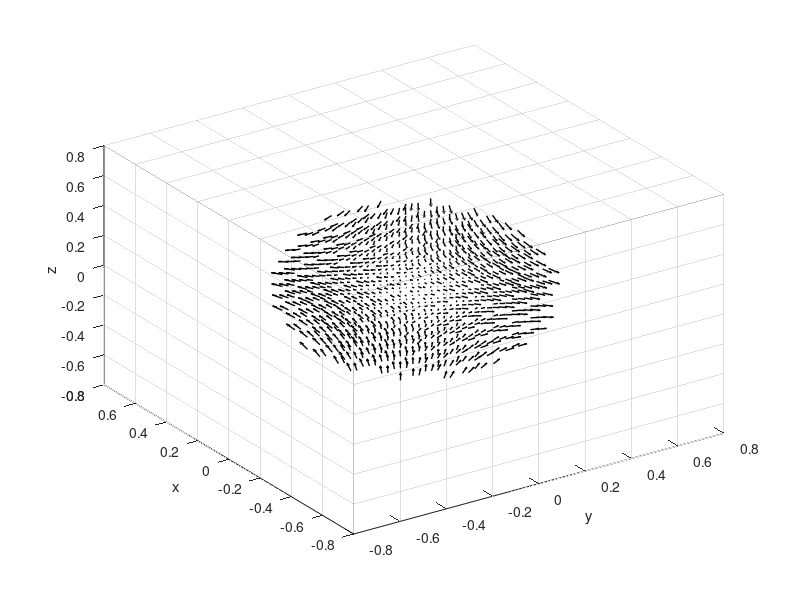

Reproduce this figure in MATLAB.
clear;clc;close all;

% Jacobian - posteriors from DCM average
A = [1.23, -21.77, -4.29; -5.70, 0.45, -7.04; -6.52, 54.12, 4.38];

% coarse grain centers
range = -0.5:0.08:0.5;

% cycle through 3D grid
c_ii = 0;
Pz = 0.1232;
dt = 0.01;

count=0;
for ii = 1:numel(range)
    c_ii = c_ii + 1;
    x = range(ii);

    c_jj = 0;
    for jj = 1:numel(range)
        c_jj = c_jj + 1;
        y = range(jj);

        c_kk = 0;
        for kk = 1:numel(range)
            c_kk = c_kk + 1;
            z = range(kk);

            % the vector at time t
            v_t = [x; y; z];
            if sum(v_t.^2).^0.5<0.5
                count=count+1;
                % store the vector at time t
                %v_t_store(c_ii,c_jj,c_kk,:) = v_t;
                v_t_store(count,:) = v_t;
    
                % use first-order model to step ahead one point in time and
                % store the vector at time t + 1
                %v_tplus1(c_ii,c_jj,c_kk,:) = (A + 1)*v_t;
                %v_tplus1(count,:) = (A + 1)*v_t;
                %v_tplus1(count,:) = (A*Pz*dt + 1)*v_t;
                
                v_tplus1(count,:) = (A*Pz*dt+1)*v_t;
                v_delt(count,:) = A*Pz*v_t*dt;
            end
            %display(v_tplus1)

        end
    end
end

% normalize v_tplus1 to correlation space
%v_tplus1 = normalize(v_tplus1,'range',[-1 1]);
% 
% for ii = 1:3
%     v_tplus1(:,ii) = v_tplus1(:,ii)%normalize(v_tplus1(:,ii),'range',[-1 1]);
%     
% 
% end


%writematrix(v_t_store,'~/Desktop/vt.txt')8
%writematrix(v_tplus1,'~/Desktop/vt_plus1.txt')
%writematrix(v_t_store,'~/Desktop/vt.txt')
%writematrix(v_tplus1_alt,'~/Desktop/vt_plus1_alt.txt')
x=v_t_store(:,1);
y=v_t_store(:,2);
z=v_t_store(:,3);
s=1;
u=v_delt(:,1);
v=v_delt(:,2);
w=v_delt(:,2);

quiver3(x,y,z,u,v,w,1.3,'k','LineWidth',1);
alpha = 0.1;
view(124,-37)
xlabel('x')
ylabel('y')
zlabel('z')
% set(gcf,'Renderer','Painter')
% hgexport(gcf,'~/Desktop/k.eps');
% close all